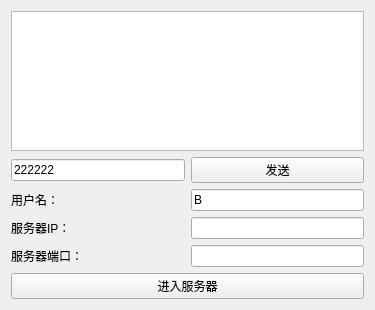
<?xml version="1.0" encoding="UTF-8"?>
<ui version="4.0">
 <class>TcpClient</class>
 <widget class="QWidget" name="TcpClient">
  <property name="geometry">
   <rect>
    <x>0</x>
    <y>0</y>
    <width>375</width>
    <height>310</height>
   </rect>
  </property>
  <property name="windowTitle">
   <string>TcpClient</string>
  </property>
  <layout class="QGridLayout" name="gridLayout">
   <item row="0" column="0" colspan="2">
    <widget class="QTextEdit" name="textEdit"/>
   </item>
   <item row="3" column="0">
    <widget class="QLabel" name="label_3">
     <property name="text">
      <string>用户名：</string>
     </property>
    </widget>
   </item>
   <item row="3" column="1">
    <widget class="QLineEdit" name="lineEditUserName">
     <property name="text">
      <string>B</string>
     </property>
    </widget>
   </item>
   <item row="4" column="0">
    <widget class="QLabel" name="label_2">
     <property name="text">
      <string>服务器IP：</string>
     </property>
    </widget>
   </item>
   <item row="4" column="1">
    <widget class="QLineEdit" name="lineEditServerIp"/>
   </item>
   <item row="5" column="0">
    <widget class="QLabel" name="label">
     <property name="text">
      <string>服务器端口：</string>
     </property>
    </widget>
   </item>
   <item row="5" column="1">
    <widget class="QLineEdit" name="lineEditServerPort"/>
   </item>
   <item row="6" column="0" colspan="2">
    <widget class="QPushButton" name="pushButtonEnter">
     <property name="text">
      <string>进入服务器</string>
     </property>
    </widget>
   </item>
   <item row="1" column="0">
    <widget class="QLineEdit" name="lineEditSend">
     <property name="text">
      <string>222222</string>
     </property>
    </widget>
   </item>
   <item row="1" column="1">
    <widget class="QPushButton" name="pushButtonSend">
     <property name="text">
      <string>发送</string>
     </property>
    </widget>
   </item>
  </layout>
 </widget>
 <resources/>
 <connections/>
</ui>
